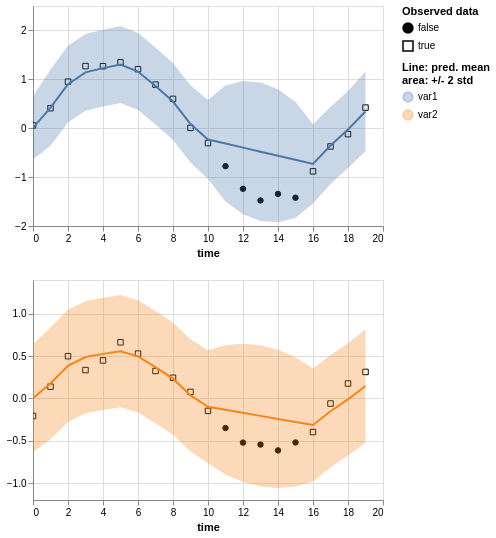

This figure's Vega-Lite source:
### Vega-Lite specification from a JSON file in a GitHub repository (floating-point values rounded to 4 significant figures)
{"$schema": "https://vega.github.io/schema/vega-lite/v5.2.0.json", "config": {"view": {"continuousHeight": 300, "continuousWidth": 400}}, "datasets": {"data-ebc897f424512192eb4d8cce7ed1ca99": [{"err_high": 0.6531, "err_low": -0.6403, "is_present": true, "mean": 0.006391, "std": 0.3234, "time": 0, "value": 0.05776, "variable": "var1"}, {"err_high": 1.201, "err_low": -0.361, "is_present": true, "mean": 0.42, "std": 0.3905, "time": 1, "value": 0.4095, "variable": "var1"}, {"err_high": 1.688, "err_low": 0.1151, "is_present": true, "mean": 0.9017, "std": 0.3933, "time": 2, "value": 0.9515, "variable": "var1"}, {"err_high": 1.929, "err_low": 0.3552, "is_present": true, "mean": 1.142, "std": 0.3934, "time": 3, "value": 1.27, "variable": "var1"}, {"err_high": 2.016, "err_low": 0.4427, "is_present": true, "mean": 1.229, "std": 0.3934, "time": 4, "value": 1.268, "variable": "var1"}, {"err_high": 2.09, "err_low": 0.5165, "is_present": true, "mean": 1.303, "std": 0.3934, "time": 5, "value": 1.347, "variable": "var1"}, {"err_high": 1.946, "err_low": 0.3727, "is_present": true, "mean": 1.159, "std": 0.3934, "time": 6, "value": 1.207, "variable": "var1"}, {"err_high": 1.65, "err_low": 0.07673, "is_present": true, "mean": 0.8636, "std": 0.3934, "time": 7, "value": 0.8918, "variable": "var1"}, {"err_high": 1.333, "err_low": -0.2408, "is_present": true, "mean": 0.546, "std": 0.3934, "time": 8, "value": 0.6001, "variable": "var1"}, {"err_high": 0.8728, "err_low": -0.7029, "is_present": true, "mean": 0.08496, "std": 0.3939, "time": 9, "value": 0.007623, "variable": "var1"}, {"err_high": 0.5793, "err_low": -1.039, "is_present": true, "mean": -0.2299, "std": 0.4046, "time": 10, "value": -0.3038, "variable": "var1"}, {"err_high": 0.8715, "err_low": -1.498, "is_present": false, "mean": -0.3133, "std": 0.5924, "time": 11, "value": -0.7755, "variable": "var1"}, {"err_high": 0.9646, "err_low": -1.758, "is_present": false, "mean": -0.3967, "std": 0.6807, "time": 12, "value": -1.238, "variable": "var1"}, {"err_high": 0.9352, "err_low": -1.895, "is_present": false, "mean": -0.48, "std": 0.7076, "time": 13, "value": -1.478, "variable": "var1"}, {"err_high": 0.7979, "err_low": -1.925, "is_present": false, "mean": -0.5634, "std": 0.6807, "time": 14, "value": -1.344, "variable": "var1"}, {"err_high": 0.538, "err_low": -1.832, "is_present": false, "mean": -0.6468, "std": 0.5924, "time": 15, "value": -1.422, "variable": "var1"}, {"err_high": 0.07906, "err_low": -1.539, "is_present": true, "mean": -0.7301, "std": 0.4046, "time": 16, "value": -0.8821, "variable": "var1"}, {"err_high": 0.4346, "err_low": -1.141, "is_present": true, "mean": -0.3533, "std": 0.394, "time": 17, "value": -0.3729, "variable": "var1"}, {"err_high": 0.7636, "err_low": -0.8129, "is_present": true, "mean": -0.02464, "std": 0.3941, "time": 18, "value": -0.1209, "variable": "var1"}, {"err_high": 1.159, "err_low": -0.4728, "is_present": true, "mean": 0.3432, "std": 0.408, "time": 19, "value": 0.422, "variable": "var1"}], "data-f958206918198e873406d418e78d31af": [{"err_high": 0.6378, "err_low": -0.6324, "is_present": true, "mean": 0.002739, "std": 0.3176, "time": 0, "value": -0.207, "variable": "var2"}, {"err_high": 0.8422, "err_low": -0.4822, "is_present": true, "mean": 0.18, "std": 0.3311, "time": 1, "value": 0.1396, "variable": "var2"}, {"err_high": 1.05, "err_low": -0.277, "is_present": true, "mean": 0.3864, "std": 0.3317, "time": 2, "value": 0.4999, "variable": "var2"}, {"err_high": 1.153, "err_low": -0.1741, "is_present": true, "mean": 0.4894, "std": 0.3318, "time": 3, "value": 0.3356, "variable": "var2"}, {"err_high": 1.19, "err_low": -0.1366, "is_present": true, "mean": 0.5269, "std": 0.3318, "time": 4, "value": 0.4491, "variable": "var2"}, {"err_high": 1.222, "err_low": -0.1049, "is_present": true, "mean": 0.5586, "std": 0.3318, "time": 5, "value": 0.6635, "variable": "var2"}, {"err_high": 1.16, "err_low": -0.1666, "is_present": true, "mean": 0.4969, "std": 0.3318, "time": 6, "value": 0.53, "variable": "var2"}, {"err_high": 1.034, "err_low": -0.2934, "is_present": true, "mean": 0.3701, "std": 0.3318, "time": 7, "value": 0.3248, "variable": "var2"}, {"err_high": 0.8975, "err_low": -0.4295, "is_present": true, "mean": 0.234, "std": 0.3318, "time": 8, "value": 0.2445, "variable": "var2"}, {"err_high": 0.7001, "err_low": -0.6273, "is_present": true, "mean": 0.03641, "std": 0.3319, "time": 9, "value": 0.07762, "variable": "var2"}, {"err_high": 0.5699, "err_low": -0.767, "is_present": true, "mean": -0.09854, "std": 0.3342, "time": 10, "value": -0.1467, "variable": "var2"}, {"err_high": 0.6302, "err_low": -0.8987, "is_present": false, "mean": -0.1343, "std": 0.3822, "time": 11, "value": -0.3498, "variable": "var2"}, {"err_high": 0.6466, "err_low": -0.9866, "is_present": false, "mean": -0.17, "std": 0.4083, "time": 12, "value": -0.5219, "variable": "var2"}, {"err_high": 0.6276, "err_low": -1.039, "is_present": false, "mean": -0.2057, "std": 0.4167, "time": 13, "value": -0.545, "variable": "var2"}, {"err_high": 0.5752, "err_low": -1.058, "is_present": false, "mean": -0.2415, "std": 0.4083, "time": 14, "value": -0.6137, "variable": "var2"}, {"err_high": 0.4872, "err_low": -1.042, "is_present": false, "mean": -0.2772, "std": 0.3822, "time": 15, "value": -0.5199, "variable": "var2"}, {"err_high": 0.3555, "err_low": -0.9814, "is_present": true, "mean": -0.3129, "std": 0.3342, "time": 16, "value": -0.3966, "variable": "var2"}, {"err_high": 0.5123, "err_low": -0.8152, "is_present": true, "mean": -0.1514, "std": 0.3319, "time": 17, "value": -0.05969, "variable": "var2"}, {"err_high": 0.6533, "err_low": -0.6744, "is_present": true, "mean": -0.01056, "std": 0.3319, "time": 18, "value": 0.1769, "variable": "var2"}, {"err_high": 0.817, "err_low": -0.5229, "is_present": true, "mean": 0.1471, "std": 0.335, "time": 19, "value": 0.3135, "variable": "var2"}]}, "params": [{"bind": "scales", "name": "param_17", "select": {"encodings": ["x"], "type": "interval"}, "views": ["view_7", "view_8"]}], "vconcat": [{"data": {"name": "data-ebc897f424512192eb4d8cce7ed1ca99"}, "hconcat": [{"height": 220, "layer": [{"encoding": {"fill": {"field": "is_present", "legend": {"title": ["Observed data"]}, "scale": {"range": ["black", "#ffffff00"]}, "type": "nominal"}, "shape": {"field": "is_present", "type": "nominal"}, "x": {"axis": {"domain": true, "labels": true, "ticks": true, "title": "time"}, "field": "time", "type": "quantitative"}, "y": {"field": "value", "scale": {"zero": false}, "title": "", "type": "quantitative"}}, "mark": {"color": "black", "fillOpacity": 1, "strokeWidth": 1, "type": "point"}}, {"encoding": {"color": {"field": "variable", "legend": {"title": ["Line: pred. mean", "area: +/- 2 std"]}, "type": "nominal"}, "x": {"field": "time", "type": "quantitative"}, "y": {"field": "err_low", "scale": {"zero": false}, "title": "", "type": "quantitative"}, "y2": {"field": "err_high"}}, "mark": "errorband", "name": "view_7"}, {"encoding": {"color": {"field": "variable", "type": "nominal"}, "x": {"field": "time", "type": "quantitative"}, "y": {"field": "mean", "scale": {"zero": false}, "title": "", "type": "quantitative"}}, "mark": "line"}], "title": "", "width": 350}]}, {"data": {"name": "data-f958206918198e873406d418e78d31af"}, "hconcat": [{"height": 220, "layer": [{"encoding": {"fill": {"field": "is_present", "legend": {"title": ["Observed data"]}, "scale": {"range": ["black", "#ffffff00"]}, "type": "nominal"}, "shape": {"field": "is_present", "type": "nominal"}, "x": {"axis": {"domain": true, "labels": true, "ticks": true, "title": "time"}, "field": "time", "type": "quantitative"}, "y": {"field": "value", "scale": {"zero": false}, "title": "", "type": "quantitative"}}, "mark": {"color": "black", "fillOpacity": 1, "strokeWidth": 1, "type": "point"}}, {"encoding": {"color": {"field": "variable", "legend": {"title": ["Line: pred. mean", "area: +/- 2 std"]}, "type": "nominal"}, "x": {"field": "time", "type": "quantitative"}, "y": {"field": "err_low", "scale": {"zero": false}, "title": "", "type": "quantitative"}, "y2": {"field": "err_high"}}, "mark": "errorband", "name": "view_8"}, {"encoding": {"color": {"field": "variable", "type": "nominal"}, "x": {"field": "time", "type": "quantitative"}, "y": {"field": "mean", "scale": {"zero": false}, "title": "", "type": "quantitative"}}, "mark": "line"}], "title": "", "width": 350}]}]}
